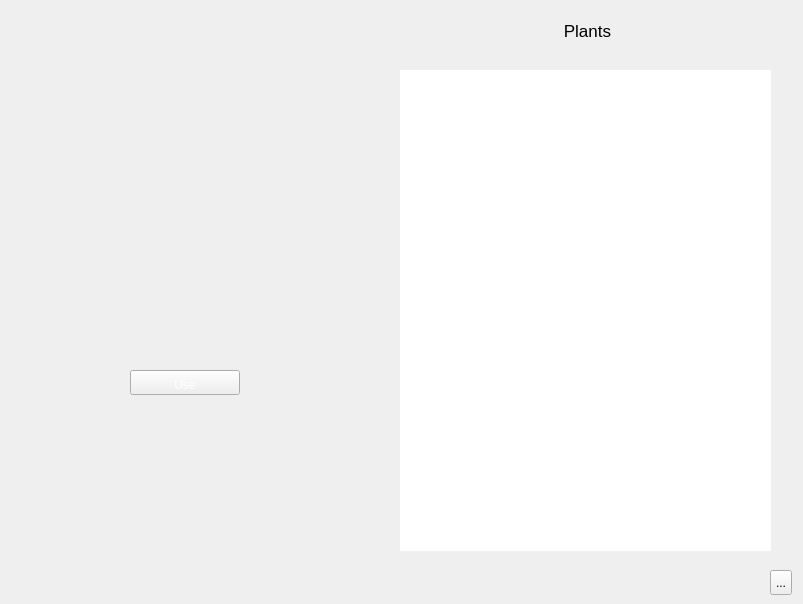
       <widget class="QWidget" name="page_plants">
        <property name="styleSheet">
         <string notr="true">#page_plants{background-image: url(:/images/interface/player/background.png);}</string>
        </property>
        <widget class="QFrame" name="framePlantsLeft">
         <property name="geometry">
          <rect>
           <x>0</x>
           <y>0</y>
           <width>355</width>
           <height>590</height>
          </rect>
         </property>
         <property name="minimumSize">
          <size>
           <width>355</width>
           <height>590</height>
          </size>
         </property>
         <property name="maximumSize">
          <size>
           <width>355</width>
           <height>590</height>
          </size>
         </property>
         <property name="styleSheet">
          <string notr="true">#framePlantsLeft{background-image: url(:/images/interface/plants-left.png);}</string>
         </property>
         <widget class="QLabel" name="labelPlantImage">
          <property name="geometry">
           <rect>
            <x>20</x>
            <y>20</y>
            <width>72</width>
            <height>72</height>
           </rect>
          </property>
          <property name="minimumSize">
           <size>
            <width>72</width>
            <height>72</height>
           </size>
          </property>
          <property name="maximumSize">
           <size>
            <width>72</width>
            <height>72</height>
           </size>
          </property>
         </widget>
         <widget class="QLabel" name="labelPlantName">
          <property name="geometry">
           <rect>
            <x>140</x>
            <y>40</y>
            <width>181</width>
            <height>41</height>
           </rect>
          </property>
          <property name="font">
           <font>
            <pointsize>13</pointsize>
            <weight>50</weight>
            <bold>false</bold>
           </font>
          </property>
          <property name="alignment">
           <set>Qt::AlignCenter</set>
          </property>
         </widget>
         <widget class="QLabel" name="labelPlantDescription">
          <property name="geometry">
           <rect>
            <x>26</x>
            <y>413</y>
            <width>300</width>
            <height>150</height>
           </rect>
          </property>
          <property name="minimumSize">
           <size>
            <width>300</width>
            <height>150</height>
           </size>
          </property>
          <property name="maximumSize">
           <size>
            <width>300</width>
            <height>150</height>
           </size>
          </property>
          <property name="wordWrap">
           <bool>true</bool>
          </property>
         </widget>
         <widget class="QWidget" name="formLayoutWidget">
          <property name="geometry">
           <rect>
            <x>180</x>
            <y>150</y>
            <width>160</width>
            <height>186</height>
           </rect>
          </property>
          <layout class="QFormLayout" name="formLayout">
           <item row="2" column="0">
            <widget class="QLabel" name="labelPlantFruitImage">
             <property name="minimumSize">
              <size>
               <width>48</width>
               <height>48</height>
              </size>
             </property>
             <property name="maximumSize">
              <size>
               <width>48</width>
               <height>48</height>
              </size>
             </property>
             <property name="scaledContents">
              <bool>true</bool>
             </property>
            </widget>
           </item>
           <item row="2" column="1">
            <widget class="QLabel" name="labelPlantFruitText"/>
           </item>
           <item row="1" column="0">
            <widget class="QLabel" name="labelFruitsImage">
             <property name="minimumSize">
              <size>
               <width>32</width>
               <height>64</height>
              </size>
             </property>
             <property name="maximumSize">
              <size>
               <width>32</width>
               <height>64</height>
              </size>
             </property>
             <property name="scaledContents">
              <bool>true</bool>
             </property>
            </widget>
           </item>
           <item row="1" column="1">
            <widget class="QLabel" name="labelFruitsText"/>
           </item>
           <item row="0" column="0">
            <widget class="QLabel" name="labelFloweringImage">
             <property name="minimumSize">
              <size>
               <width>32</width>
               <height>64</height>
              </size>
             </property>
             <property name="maximumSize">
              <size>
               <width>32</width>
               <height>64</height>
              </size>
             </property>
             <property name="scaledContents">
              <bool>true</bool>
             </property>
            </widget>
           </item>
           <item row="0" column="1">
            <widget class="QLabel" name="labelFloweringText"/>
           </item>
          </layout>
         </widget>
         <widget class="QWidget" name="formLayoutWidget_2">
          <property name="geometry">
           <rect>
            <x>20</x>
            <y>140</y>
            <width>160</width>
            <height>202</height>
           </rect>
          </property>
          <layout class="QFormLayout" name="formLayout_2">
           <item row="0" column="0">
            <widget class="QLabel" name="labelPlantedImage">
             <property name="minimumSize">
              <size>
               <width>32</width>
               <height>64</height>
              </size>
             </property>
             <property name="maximumSize">
              <size>
               <width>32</width>
               <height>64</height>
              </size>
             </property>
             <property name="scaledContents">
              <bool>true</bool>
             </property>
            </widget>
           </item>
           <item row="0" column="1">
            <widget class="QLabel" name="labelPlantedText"/>
           </item>
           <item row="1" column="0">
            <widget class="QLabel" name="labelSproutedImage">
             <property name="minimumSize">
              <size>
               <width>32</width>
               <height>64</height>
              </size>
             </property>
             <property name="maximumSize">
              <size>
               <width>32</width>
               <height>64</height>
              </size>
             </property>
             <property name="scaledContents">
              <bool>true</bool>
             </property>
            </widget>
           </item>
           <item row="1" column="1">
            <widget class="QLabel" name="labelSproutedText"/>
           </item>
           <item row="2" column="0">
            <widget class="QLabel" name="labelTallerImage">
             <property name="minimumSize">
              <size>
               <width>32</width>
               <height>64</height>
              </size>
             </property>
             <property name="maximumSize">
              <size>
               <width>32</width>
               <height>64</height>
              </size>
             </property>
             <property name="scaledContents">
              <bool>true</bool>
             </property>
            </widget>
           </item>
           <item row="2" column="1">
            <widget class="QLabel" name="labelTallerText"/>
           </item>
          </layout>
         </widget>
         <widget class="QPushButton" name="plantUse">
          <property name="geometry">
           <rect>
            <x>130</x>
            <y>370</y>
            <width>110</width>
            <height>25</height>
           </rect>
          </property>
          <property name="minimumSize">
           <size>
            <width>110</width>
            <height>25</height>
           </size>
          </property>
          <property name="maximumSize">
           <size>
            <width>110</width>
            <height>25</height>
           </size>
          </property>
          <property name="styleSheet">
           <string notr="true">QPushButton::hover {
background-position:left center;
}
QPushButton::pressed {
background-position:left bottom;
}
QPushButton { 
background-image: url(:/images/interface/button-generic.png);
border-image: url(:/images/empty.png);
color: rgb(255, 255, 255);
padding-left:4px;
padding-right:4px;
padding-top:8px;
padding-bottom:3px;
}</string>
          </property>
          <property name="text">
           <string>Use</string>
          </property>
         </widget>
        </widget>
        <widget class="QFrame" name="framePlantsRight">
         <property name="geometry">
          <rect>
           <x>360</x>
           <y>0</y>
           <width>434</width>
           <height>568</height>
          </rect>
         </property>
         <property name="minimumSize">
          <size>
           <width>434</width>
           <height>568</height>
          </size>
         </property>
         <property name="maximumSize">
          <size>
           <width>434</width>
           <height>568</height>
          </size>
         </property>
         <property name="styleSheet">
          <string notr="true">#framePlantsRight{background-image: url(:/images/interface/plants-right.png);}</string>
         </property>
         <widget class="QLabel" name="labelPlantInventoryTitle">
          <property name="geometry">
           <rect>
            <x>142</x>
            <y>15</y>
            <width>171</width>
            <height>31</height>
           </rect>
          </property>
          <property name="font">
           <font>
            <pointsize>13</pointsize>
           </font>
          </property>
          <property name="text">
           <string>Plants</string>
          </property>
          <property name="alignment">
           <set>Qt::AlignCenter</set>
          </property>
         </widget>
         <widget class="QListWidget" name="listPlantList">
          <property name="geometry">
           <rect>
            <x>40</x>
            <y>70</y>
            <width>371</width>
            <height>481</height>
           </rect>
          </property>
          <property name="styleSheet">
           <string notr="true">background-image: url(:/images/empty.png);</string>
          </property>
          <property name="frameShape">
           <enum>QFrame::NoFrame</enum>
          </property>
          <property name="frameShadow">
           <enum>QFrame::Plain</enum>
          </property>
          <property name="iconSize">
           <size>
            <width>48</width>
            <height>48</height>
           </size>
          </property>
         </widget>
        </widget>
        <widget class="QToolButton" name="toolButton_quit_plants">
         <property name="geometry">
          <rect>
           <x>770</x>
           <y>570</y>
           <width>22</width>
           <height>25</height>
          </rect>
         </property>
         <property name="minimumSize">
          <size>
           <width>22</width>
           <height>25</height>
          </size>
         </property>
         <property name="maximumSize">
          <size>
           <width>22</width>
           <height>25</height>
          </size>
         </property>
         <property name="styleSheet">
          <string notr="true">QToolButton::hover {
background-position:left center;
}
QToolButton::pressed {
background-position:left bottom;
}
QToolButton { 
background-image: url(:/images/interface/quit.png);
border-image: url(:/images/empty.png);
}</string>
         </property>
         <property name="text">
          <string>...</string>
         </property>
        </widget>
       </widget>
